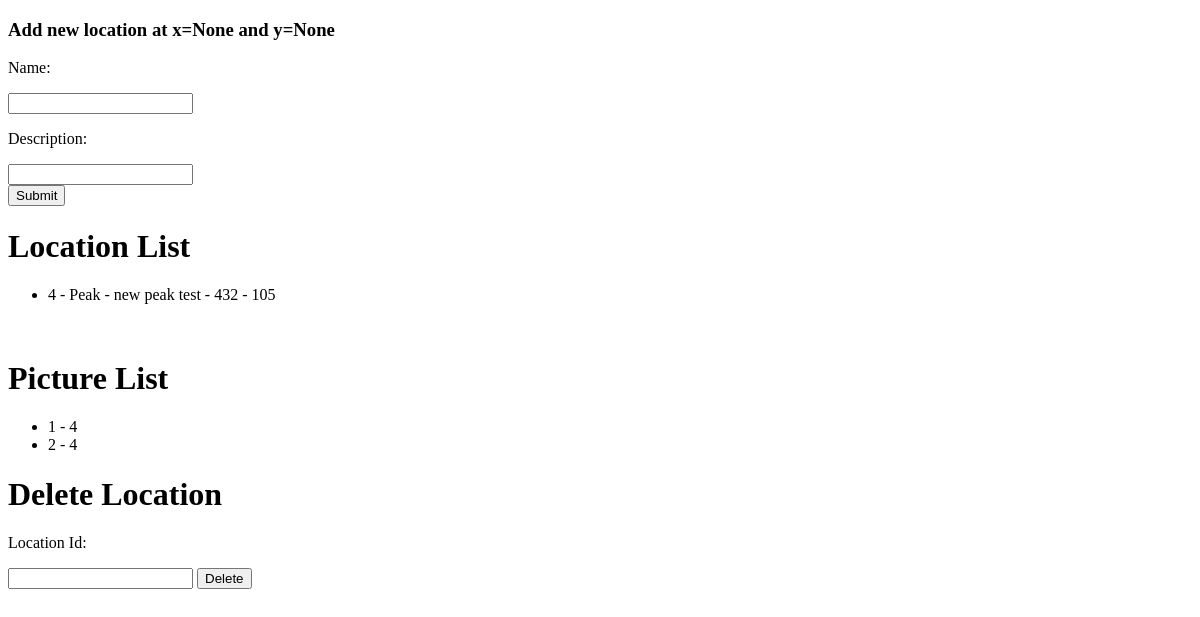
The app's page /AddLocation, older data.
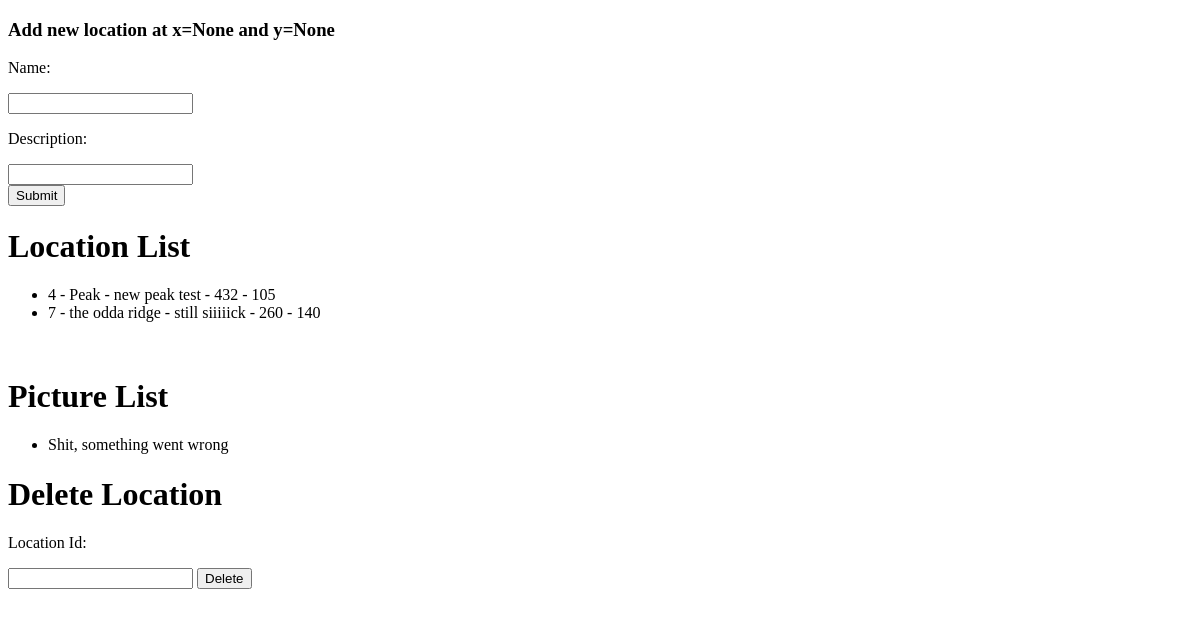
The same page, newer data.
### tables this page shows
CREATE TABLE locations
(
    [location_id] integer PRIMARY KEY AUTOINCREMENT,
    [location_name] text NOT NULL,
    [location_description] text NOT NULL,
    [location_x] text NOT NULL,
    [location_y] text NOT NULL
);

### main.py (the view)
@app.route('/AddLocation')
def addLocation():
    global x, y
    x = request.args.get('x')
    y = request.args.get('y')
    db = connect_db()
    cur = db.execute("select * from locations")
    entries = [dict(location_id=row[0], location_name=row[1], location_description=row[2], location_x=row[3], location_y=row[4]) for row in cur.fetchall()]
    cur = db.execute("select * from pictures")
    pictures = [dict(location_id=row[0], file_location=row[1]) for row in cur.fetchall()]
    db.close()
    return render_template('AddLocation.html', entries=entries, pictures=pictures, x=x, y=y)

### main.py (called while the page is built)
def connect_db():
    return sqlite3.connect(DATABASE)

### templates/AddLocation.html (shortened to what this page needs)
<!DOCTYPE html>
<html lang="en">
<head>
</head>
<body>
    <form action="/LocationAdded" method="get">
        <h3>Add new location at x={{ x }} and y={{ y }}</h3>
        <p>Name:</p><input type="text" name="location_name">
        <br/>
        <p>Description:</p><input type="text" name="location_description">
        <br/>
        <input type="submit" value="Submit"/>
    </form>
    <h1>Location List</h1>
    <ul>
        {% for entry in entries %}
        <li>
            {{ entry.location_id }} - {{ entry.location_name }} - {{ entry.location_description }} - {{ entry.location_x }} - {{ entry.location_y }}
        </li>
        {% else %}
        <li>Shit, something went wrong</li>
        {% endfor %}
    </ul>
    <br/>
    <h1>Picture List</h1>
    <ul>
        {% for pic in pictures %}
        <li>
            {{ pic.location_id }} - {{ pic.file_location }}
        </li>
        {% else %}
        <li>Shit, something went wrong</li>
        {% endfor %}
    </ul>
    <form action="/DeleteLocation">
        <h1>Delete Location</h1>
        <p>Location Id:</p><input type="number" name="location_id"/>
        <input type="submit" value="Delete">
    </form>
</body>
</html>

Row changes from the older to the newer data that the page shows:
added locations: location_id "7", location_name "the odda ridge", location_description "still siiiiick", location_x "260", location_y "140"
Text that changed along with them:
text now shown: "Shit, something went wrong"
list line gone: "1 - 4"
list line gone: "2 - 4"
